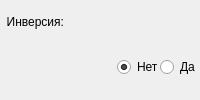
       <widget class="QWidget" name="wSphere" native="true">
        <layout class="QVBoxLayout" name="verticalLayout_3">
         <property name="spacing">
          <number>3</number>
         </property>
         <property name="leftMargin">
          <number>0</number>
         </property>
         <property name="topMargin">
          <number>0</number>
         </property>
         <property name="rightMargin">
          <number>0</number>
         </property>
         <item alignment="Qt::AlignLeft">
          <widget class="QLabel" name="label_4">
           <property name="text">
            <string>  Инверсия:</string>
           </property>
          </widget>
         </item>
         <item alignment="Qt::AlignRight">
          <widget class="QWidget" name="widget_9" native="true">
           <layout class="QHBoxLayout" name="horizontalLayout_5">
            <property name="spacing">
             <number>3</number>
            </property>
            <property name="leftMargin">
             <number>0</number>
            </property>
            <property name="topMargin">
             <number>0</number>
            </property>
            <property name="rightMargin">
             <number>0</number>
            </property>
            <property name="bottomMargin">
             <number>0</number>
            </property>
            <item alignment="Qt::AlignRight">
             <widget class="QRadioButton" name="rbSphereInverseNo">
              <property name="maximumSize">
               <size>
                <width>40</width>
                <height>24</height>
               </size>
              </property>
              <property name="text">
               <string>Нет</string>
              </property>
              <property name="checked">
               <bool>true</bool>
              </property>
              <attribute name="buttonGroup">
               <string notr="true">bgSphereInverse</string>
              </attribute>
             </widget>
            </item>
            <item alignment="Qt::AlignRight">
             <widget class="QRadioButton" name="rbSphereInverseYes">
              <property name="maximumSize">
               <size>
                <width>40</width>
                <height>24</height>
               </size>
              </property>
              <property name="text">
               <string>Да</string>
              </property>
              <attribute name="buttonGroup">
               <string notr="true">bgSphereInverse</string>
              </attribute>
             </widget>
            </item>
           </layout>
          </widget>
         </item>
        </layout>
       </widget>
